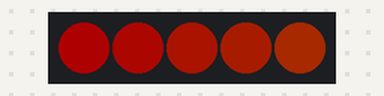
A sketch run on a simulated Arduino Uno, built with avr-gcc and run on an emulated ATmega328P. Parts: 5 RGB LEDs in strip order, left to right. Dim RGB values are drawn brighter than linear.

Above: at 0.15 s.
At 5.97 s:
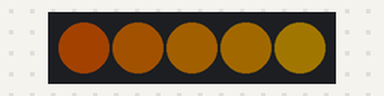
At 9.95 s:
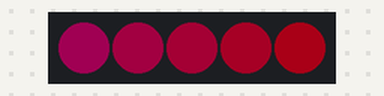
At 19.74 s:
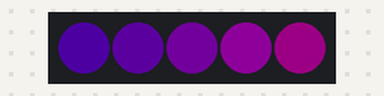
At 29.54 s:
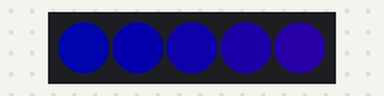
At 39.64 s:
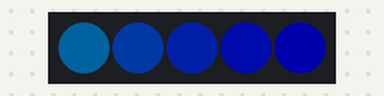
Timing chart, 0 to 40.0 s (numbered marks = the images above):
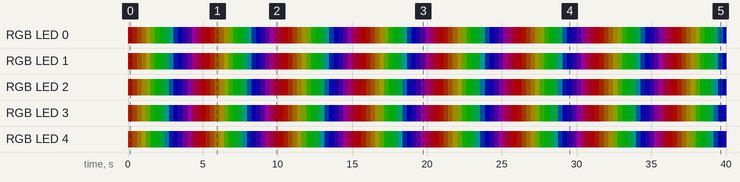

Measured:
- by itself, RGB LED 0: off → RGB(50, 0, 0) at 0.00 s, → RGB(43, 7, 0) 0.31 s later, → RGB(35, 15, 0) 0.31 s later, → RGB(34, 23, 0) 0.31 s later, … (131 changes in this stretch)
- by itself, RGB LED 1: off → RGB(48, 2, 0) at 0.00 s, → RGB(40, 10, 0) 0.31 s later, → RGB(34, 17, 0) 0.31 s later, → RGB(34, 25, 0) 0.31 s later, … (131 changes in this stretch)

The sketch:

sketch_apr21a.ino
```cpp
///Небольшой код, показывающий работоспособность самой ленты
///и рассматривающий базовый принцип работы с лентой
///1)подключаем библиотеку
///2)настраиваем пины (входы-выходы), различные переменные яркости и вол-ва диодов
///инициализируем массив адресов ленты
///и переходим в функцию start-она срабатывает единожды при запуске микроконтроллера
///в start у нас происходит уже инициализация самой ленты. Её тип, кол-во светоиодов, яркость и что-то еще...
///после чего мы переходим в бесконечный цикл - функция loop. она тоже стандартна для микроконтроллера и по идее он не прекращается.
///в нем мы проходимся по диодам и меняем их цвет, далее меняем базовый цвет и вызываем функцию вывода эффекта на ленту. Вроде несложно


#include <FastLED.h>
#define LED_PIN 2    // пин ленты (куда тыкаем провод)
#define LED_AMOUNT 5 // кол-вл светодиодов (в нашем случае они считаются по 3 штуки)
byte baza = 0;     // изменение оттенка LED (от базового 0)
byte bright = 50; // яркость LED светодиодов (50 - не очень ярко. яркость от 0 до 255)

CRGB leds[LED_AMOUNT];


void setup() {
  // put your setup code here, to run once:
// основные настройки для адресной ленты
   FastLED.addLeds <WS2811, LED_PIN, GRB>(leds, LED_AMOUNT).setCorrection(TypicalLEDStrip); //пока забей
   FastLED.setBrightness(50); //и снова указываем яркость ленты
}

void loop() {
  for (int i = 0; i < LED_AMOUNT; i++) { //проходимся по каждому жиоду в ленте
      leds[i] = CHSV(baza+ i * 5, 255, 255); //и меняем ему цвет
    }
    baza++;
    FastLED.setBrightness(bright);
    FastLED.show(); //ну и вывод эффекта на ленту
    delay(20); //и задержка 20 мс
}
```
